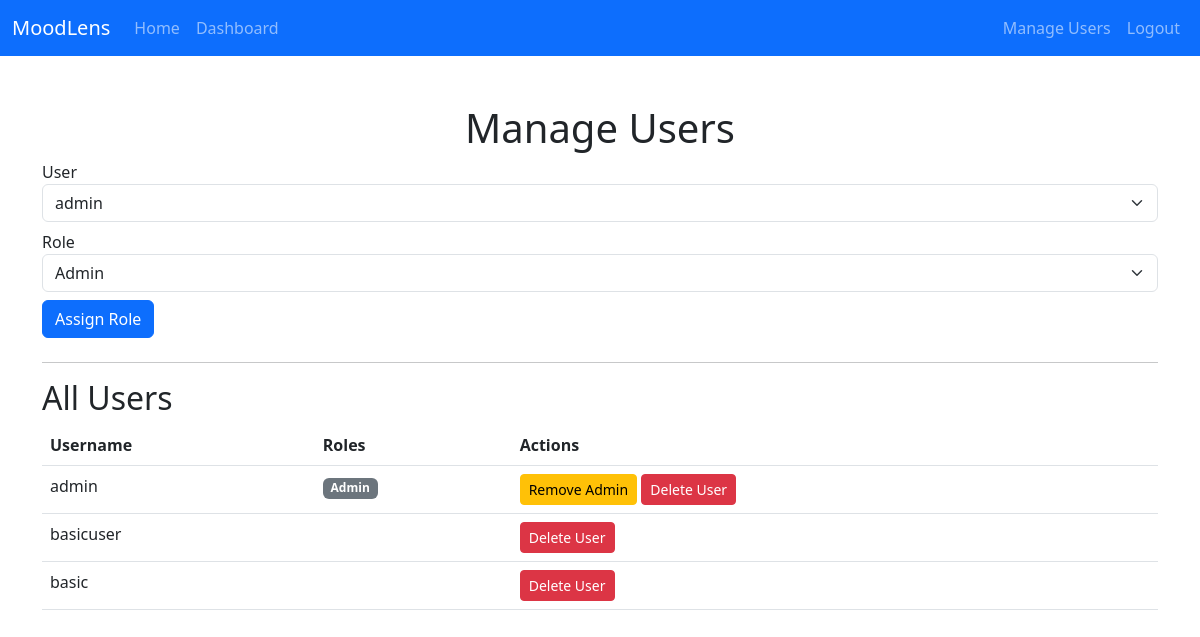
The app's page /admin/manage_users (signed in), older data.
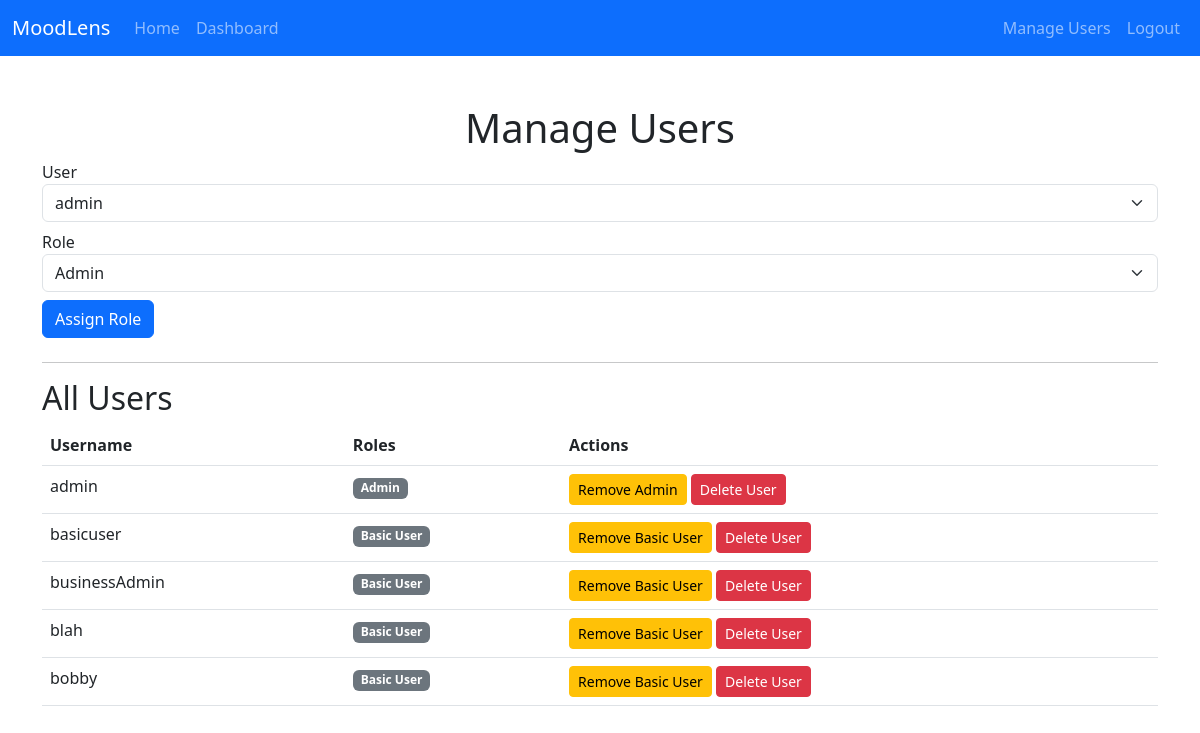
The same page, newer data.
### modules/models.py (models this page shows, shortened)
class User(UserMixin, db.Model):
    __tablename__ = 'users'
    id = db.Column(db.Integer, primary_key=True)
    username = db.Column(db.String(150), unique=True, nullable=False)
    password_hash = db.Column(db.String(150), nullable=False)
    roles = db.relationship(
        'Role',
        secondary='user_roles',  # Reference the user_roles table
        backref=db.backref('users', lazy='dynamic')  # Allows querying users from a role
    )
    def has_role(self, role_name):
        if not self.roles:  # Handle None or empty list
            return False
        return any(role.name == role_name for role in self.roles)

class Role(db.Model):
    __tablename__ = 'roles'
    id = db.Column(db.Integer, primary_key=True)
    name = db.Column(db.String(80), unique=True, nullable=False)
    description = db.Column(db.String(200))
    def __repr__(self):
        return f"<Role {self.name}>"

### modules/routes/admin_routes.py (the view, shortened to what this page needs)
@admin_routes.route("/manage_users", methods=["GET", "POST"])
@login_required
def manage_users():
    if not current_user.has_role("Admin"):
        flash("Access denied: Admins only.", "danger")
        return redirect(url_for("main.index"))
    users = User.query.all()
    roles = Role.query.all()
    return render_template("manage_users.html", users=users, roles=roles)

### app.py (called while the page is built)
@login_manager.user_loader
def load_user(user_id):
    return User.query.get(int(user_id))

### templates/manage_users.html (shortened to what this page needs)
{% extends "base.html" %}
{% block content %}
<h1 class="text-center">Manage Users</h1>
<form method="POST" class="mb-4">
    <div class="form-group mb-2">
        <label for="user">User</label>
        <select name="user_id" id="user" class="form-select" required>
            {% for user in users %}
            <option value="{{ user.id }}">{{ user.username }}</option>
            {% endfor %}
        </select>
    </div>
    <div class="form-group mb-2">
        <label for="role">Role</label>
        <select name="role_id" id="role" class="form-select" required>
            {% for role in roles %}
            <option value="{{ role.id }}">{{ role.name }}</option>
            {% endfor %}
        </select>
    </div>
    <button type="submit" name="action" value="assign" class="btn btn-primary">Assign Role</button>
</form>
<hr>
<h2>All Users</h2>
<table class="table">
    <thead>
        <tr>
            <th>Username</th>
            <th>Roles</th>
            <th>Actions</th>
        </tr>
    </thead>
    <tbody>
        {% for user in users %}
        <tr>
            <td>{{ user.username }}</td>
            <td>
                {% for role in user.roles %}
                <span class="badge bg-secondary">{{ role.name }}</span>
                {% endfor %}
            </td>
            <td>
                {% for role in user.roles %}
                <form method="POST" class="d-inline">
                    <button type="submit" name="action" value="remove" class="btn btn-sm btn-warning">Remove {{ role.name }}</button>
                </form>
                {% endfor %}
                <form method="POST" class="d-inline">
                    <button type="submit" name="action" value="delete" class="btn btn-sm btn-danger">Delete User</button>
                </form>
            </td>
        </tr>
        {% endfor %}
    </tbody>
</table>
{% endblock %}

### templates/base.html (shortened to what this page needs)
<!DOCTYPE html>
<html lang="en">
<head>
    <link href="https://cdn.jsdelivr.net/npm/bootstrap@5.3.0/dist/css/bootstrap.min.css" rel="stylesheet">
</head>
<body>
    <nav class="navbar navbar-expand-lg navbar-dark bg-primary">
        <div class="container-fluid">
            <a class="navbar-brand" href="/">MoodLens</a>
            <div class="collapse navbar-collapse" id="navbarNav">
                <ul class="navbar-nav me-auto">
                    <li class="nav-item">
                        <a class="nav-link" href="/">Home</a>
                    </li>
                    {% if current_user.is_authenticated and (current_user.has_role("Admin") or current_user.has_role("UserAdmin")) %}
                    <li class="nav-item">
                        <a class="nav-link" href="/dashboard">Dashboard</a>
                    </li>
                    {% endif %}
                </ul>
                <ul class="navbar-nav">
                    {% if current_user.is_authenticated %}
                        {% if current_user.has_role("Admin") %}
                            <li class="nav-item">
                                <a class="nav-link" href="/admin/manage_users">Manage Users</a>
                            </li>
                        {% endif %}
                        <li class="nav-item">
                            <a class="nav-link" href="/auth/logout">Logout</a>
                        </li>
                    {% endif %}
                </ul>
            </div>
        </div>
    </nav>
    <div class="container mt-5">
        {% block content %}{% endblock %}
    </div>
</body>
</html>

Row changes from the older to the newer data that the page shows:
removed User: username "basic"
now on this page (row unchanged): Role: name "Basic User"
added User: username "businessAdmin"
added User: username "blah"
added User: username "bobby"
